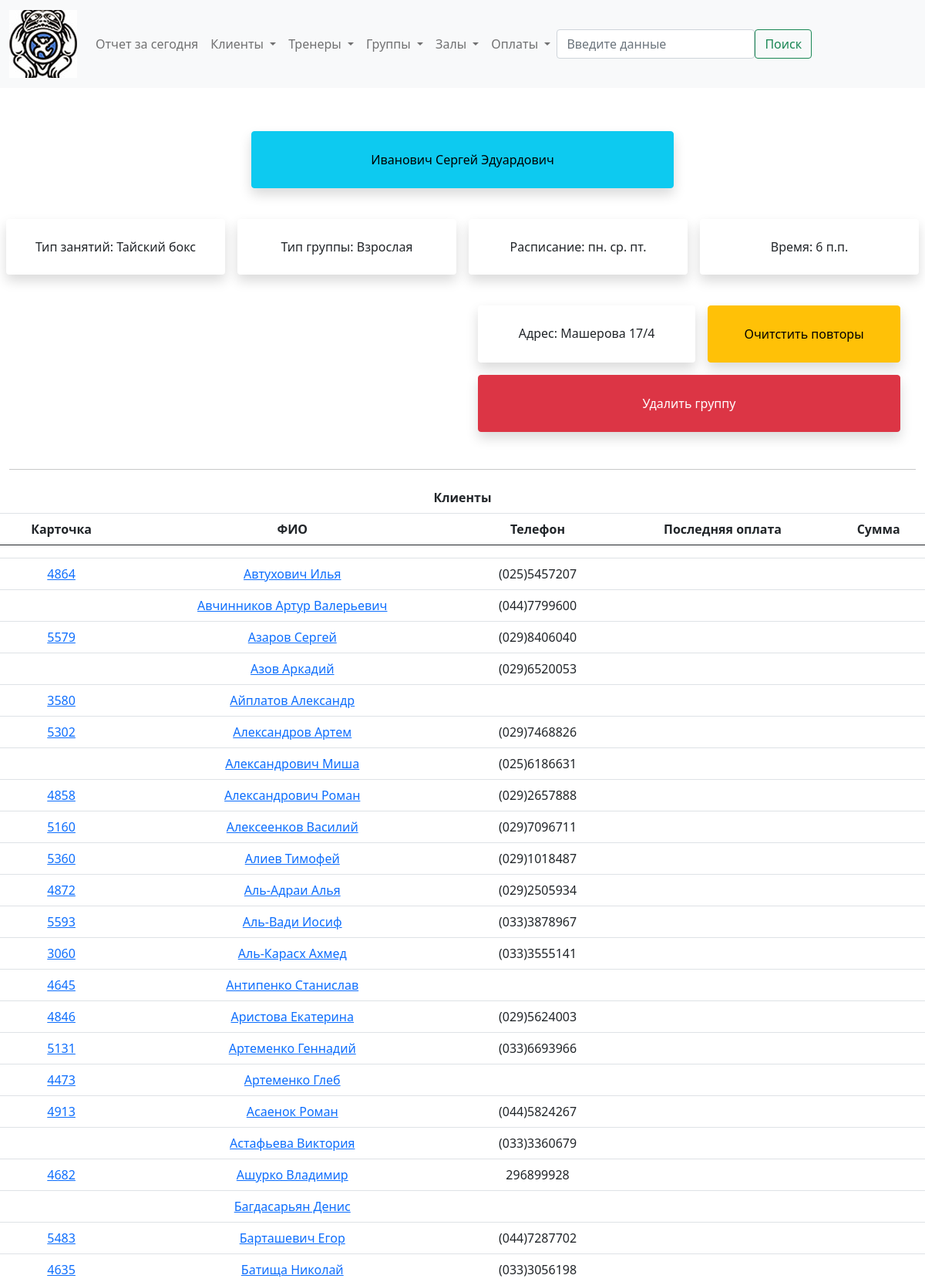
/group/9 (upper part), run on the app's committed database.
### billing/models.py (models this page shows, shortened)
class Group(models.Model):
    gr_type_choices = [
        ('A', 'Взрослая'),
        ('C', 'Детская')
    ]
    sport_type_choices = [
        ('B', 'Классический бокс'),
        ('T', 'Тайский бокс'),
        ('W', 'Женская группа'),
        ('M', 'ММА')
    ]
    schedule_choice = [
        ('uneven', 'пн. ср. пт.'),
        ('even', 'вт. чт. сб.'),
    ]
    gr_type = models.CharField(verbose_name='Возраст', max_length=1, choices=gr_type_choices, default='A')
    sport_type = models.CharField(verbose_name='Тип', max_length=1, choices = sport_type_choices, default='T')
    time = models.TimeField(verbose_name='Время')
    schedule = models.CharField(verbose_name='Расписание', max_length=6, choices=schedule_choice, null=True, blank=True)
    trener = models.ForeignKey('Trener', verbose_name='Тренер', on_delete=models.SET_NULL, null=True, blank=True)
    address = models.ForeignKey('Address', verbose_name='Зал', on_delete=models.SET_NULL, null=True, blank=True)
    class Meta:
        verbose_name = 'Группа'
        verbose_name_plural = 'Группы'
        ordering = ['trener']

class Trener(models.Model):
    name = models.CharField(max_length=50, verbose_name = 'Имя')
    tel_number = models.CharField(max_length=20, verbose_name = 'Номер телефона', null=True, blank=True)
    info = models.TextField(blank=True, null=False, verbose_name = 'Дополнительная информация')
    photo = models.ImageField(verbose_name='Фото', upload_to='billing/media/treners', height_field=None, width_field=None, null=True, blank=True)
    class Meta:
        verbose_name = 'Тренер'
        verbose_name_plural = 'Тренеры'
    def __str__(self):
        return self.name
    def last_name(self):
        return self.name.split(" ")[0]

class Address(models.Model):
    address_choices = [
        ('Машерова 17/4', 'Машерова 17/4'),
        ('Свердлова 23', 'Свердлова 23')
    ]
    address = models.CharField(max_length=20, choices = address_choices)
    tel_number = models.CharField(max_length = 20)
    class Meta:
        verbose_name = 'Адрес'
        verbose_name_plural = 'Адреса'
    def __str__(self):
        return self.address

class Client(models.Model):
    member_card = models.CharField(verbose_name='Членская карта', max_length=4, blank=True, null=True)
    name = models.CharField(verbose_name='ФИО', max_length=50, blank=True, null=True)
    tel_number = models.CharField(verbose_name='Номер телефона', max_length=20, blank=True, null=True)
    info = models.TextField(verbose_name='Дополнительная информация', null=True, blank=True)
    training_type_choices = [
        ('I', 'Индивидуал'),
        ('G', 'В группе'),
        ('B', 'Смешанный'),
    ]
    cl_type = models.CharField(verbose_name='Тип клиента', max_length=1, choices=training_type_choices, default='G')
    treners = models.ManyToManyField(Trener, verbose_name='Тренер', blank=True)
    groups = models.ManyToManyField(Group, verbose_name='Группа', blank=True)
    def last_payment(self):
        payments = self.payment_set.order_by('-date')
        if payments:
            return payments[0]
    class Meta:
        verbose_name = 'Клиент'
        verbose_name_plural = 'Клиенты'
        ordering = ['name']

### billing/views.py (the view)
# urls.py: path('<slug:obj>/<int:id>', views.detail_object, name='detail_object'),
def detail_object(request, obj, id):
    model = obj_values[obj]
    inst = obj_values[obj].objects.get(id=id)
    page_obj = ''
    if obj == 'group':
        clients = inst.client_set.all()
        paginator = Paginator(clients, 50)
        page_number = request.GET.get('page')
        page_obj = paginator.get_page(page_number)
    return render(request, f'billing/detail/{obj}.html', {
        f'{obj}_model' : model,
        f'{obj}' : inst,
        'page_obj' : page_obj,
    })

### billing/templatetags/filters.py (called while the page is built)
@register.filter(name='times')
def times(value):
    return range(1, value+1)

### ChinukMaster/templates/billing/detail/group.html (shortened to what this page needs)
{% extends 'billing/base.html' %}
{% block content %}
    <div class="container-xxl d-flex flex-column align-items-center">
        <div class="row text-center mb-4 w-50">
            <a href="{% url 'detail_object' 'trener' group.trener.id %}" class="btn btn-info col p-4 shadow rounded m-2">{{group.trener}}</a>
        </div>
    </div>
    <div class="row mb-4 text-center">
        <div class="col p-4 shadow rounded m-2">
            Тип занятий:
            {% if group.sport_type == 'B' %} Классический бокс
            {% elif group.sport_type == 'T' %} Тайский бокс
            {% elif group.sport_type == 'W' %} Женская группа
            {% elif group.sport_type == 'M' %} ММА
            {% endif %}
        </div>
        <div class="col p-4 shadow rounded m-2">
            Тип группы:
            {% if group.gr_type == 'A' %} Взрослая
            {% else %} Детская
            {% endif %}
        </div>
        <div class="col p-4 shadow rounded m-2">
            Расписание:
            {% if group.schedule == 'even' %} вт. чт. сб.
            {% else %} пн. ср. пт.
            {% endif %}
        </div>
        <div class="col p-4 shadow rounded m-2">Время: {{group.time}}</div>
    </div>
    <div class="container-xxl d-flex flex-column align-items-end">
        <div class="row text-center mb-4 w-50">
            <div class="col-6 p-4 shadow rounded m-2">
                Адрес: {{group.address}}
            </div>
            <a href="{% url 'delete_duplicated' 'group' group.id %}" class="btn btn-warning col p-4 shadow rounded m-2">
                Очитстить повторы
            </a>
            <a href="{% url 'delete_object' 'group' group.id %}" class="btn btn-danger col p-4 shadow rounded m-2">
                Удалить группу
            </a>
        </div>
    </div>
    <hr>
    <div class="row d-flex justify-content-center">
        <table class="table table-hover">
            <thead>
                <tr class="text-center">
                    <th scope="col" colspan="5">Клиенты</th>
                </tr>
                <tr class="text-center">
                    <th scope="col">Карточка</th>
                    <th scope="col">ФИО</th>
                    <th scope="col">Телефон</th>
                    <th scope="col">Последняя оплата</th>
                    <th scope="col">Сумма</th>
                </tr>
            </thead>
            <tbody>
                {% for client in page_obj %}
                    <tr class="text-center">
                        <td><a href="{% url 'detail_object' obj='client' id=client.id %}">{{client.member_card}}</a></td>
                        <td><a href="{% url 'detail_object' obj='client' id=client.id %}">{{client.name}}</a></td>
                        <td>{{client.tel_number}}</td>
                        <td>{{client.last_payment.date}}</td>
                        <td>{{client.last_payment.total_amount}}</td>
                    </tr>
                {% endfor %}
            </tbody>
        </table>
    </div>
{% endblock %}

### data on the page
Group: trener "Иванович Сергей Эдуардович", time "6 п.п.", address "Машерова 17/4"
Client: member_card "4864", name "Автухович Илья", tel_number "(025)5457207"
Client: name "Авчинников Артур Валерьевич", tel_number "(044)7799600"
Client: member_card "5579", name "Азаров Сергей", tel_number "(029)8406040"
Client: name "Азов Аркадий", tel_number "(029)6520053"
Client: member_card "3580", name "Айплатов Александр"
Client: member_card "5302", name "Александров Артем", tel_number "(029)7468826"
Client: name "Александрович Миша", tel_number "(025)6186631"
Client: member_card "4858", name "Александрович Роман", tel_number "(029)2657888"
Client: member_card "5160", name "Алексеенков Василий", tel_number "(029)7096711"
Client: member_card "5360", name "Алиев Тимофей", tel_number "(029)1018487"
Client: member_card "4872", name "Аль-Адраи Алья", tel_number "(029)2505934"
Client: member_card "5593", name "Аль-Вади Иосиф", tel_number "(033)3878967"
Client: member_card "3060", name "Аль-Карасх Ахмед", tel_number "(033)3555141"
Client: member_card "4645", name "Антипенко Станислав"
Client: member_card "4846", name "Аристова Екатерина", tel_number "(029)5624003"
Client: member_card "5131", name "Артеменко Геннадий", tel_number "(033)6693966"
Client: member_card "4473", name "Артеменко Глеб"
Client: member_card "4913", name "Асаенок Роман", tel_number "(044)5824267"
Client: name "Астафьева Виктория", tel_number "(033)3360679"
Client: member_card "4682", name "Ашурко Владимир", tel_number "296899928"
Client: name "Багдасарьян Денис"
Client: member_card "5483", name "Барташевич Егор", tel_number "(044)7287702"
Client: member_card "4635", name "Батища Николай", tel_number "(033)3056198"
